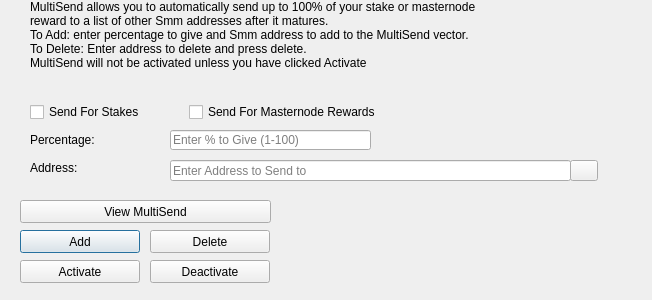
<?xml version="1.0" encoding="UTF-8"?>
<ui version="4.0">
 <class>MultiSendDialog</class>
 <widget class="QDialog" name="MultiSendDialog">
  <property name="windowModality">
   <enum>Qt::NonModal</enum>
  </property>
  <property name="geometry">
   <rect>
    <x>0</x>
    <y>0</y>
    <width>652</width>
    <height>300</height>
   </rect>
  </property>
  <property name="windowTitle">
   <string>MultiSend</string>
  </property>
  <widget class="QLineEdit" name="multiSendPercentEdit">
   <property name="geometry">
    <rect>
     <x>170</x>
     <y>130</y>
     <width>201</width>
     <height>20</height>
    </rect>
   </property>
   <property name="toolTip">
    <string>Enter whole numbers 1 - 100</string>
   </property>
   <property name="placeholderText">
    <string>Enter % to Give (1-100)</string>
   </property>
  </widget>
  <widget class="QLineEdit" name="multiSendAddressEdit">
   <property name="geometry">
    <rect>
     <x>170</x>
     <y>160</y>
     <width>401</width>
     <height>21</height>
    </rect>
   </property>
   <property name="toolTip">
    <string/>
   </property>
   <property name="placeholderText">
    <string>Enter Address to Send to</string>
   </property>
  </widget>
  <widget class="QLabel" name="label_2">
   <property name="geometry">
    <rect>
     <x>30</x>
     <y>0</y>
     <width>451</width>
     <height>121</height>
    </rect>
   </property>
   <property name="lineWidth">
    <number>1</number>
   </property>
   <property name="text">
    <string>MultiSend allows you to automatically send up to 100% of your stake or masternode reward to a list of other Smm addresses after it matures.
To Add: enter percentage to give and Smm address to add to the MultiSend vector.
To Delete: Enter address to delete and press delete.
MultiSend will not be activated unless you have clicked Activate</string>
   </property>
   <property name="alignment">
    <set>Qt::AlignLeading|Qt::AlignLeft|Qt::AlignTop</set>
   </property>
   <property name="wordWrap">
    <bool>true</bool>
   </property>
  </widget>
  <widget class="QLabel" name="message">
   <property name="geometry">
    <rect>
     <x>290</x>
     <y>200</y>
     <width>351</width>
     <height>91</height>
    </rect>
   </property>
   <property name="text">
    <string/>
   </property>
  </widget>
  <widget class="QPushButton" name="addButton">
   <property name="geometry">
    <rect>
     <x>20</x>
     <y>230</y>
     <width>120</width>
     <height>23</height>
    </rect>
   </property>
   <property name="toolTip">
    <string/>
   </property>
   <property name="statusTip">
    <string>Add to MultiSend Vector</string>
   </property>
   <property name="text">
    <string>Add</string>
   </property>
  </widget>
  <widget class="QPushButton" name="disableButton">
   <property name="geometry">
    <rect>
     <x>150</x>
     <y>260</y>
     <width>120</width>
     <height>23</height>
    </rect>
   </property>
   <property name="statusTip">
    <string>Deactivate MultiSend</string>
   </property>
   <property name="text">
    <string>Deactivate</string>
   </property>
  </widget>
  <widget class="QPushButton" name="addressBookButton">
   <property name="geometry">
    <rect>
     <x>570</x>
     <y>160</y>
     <width>28</width>
     <height>21</height>
    </rect>
   </property>
   <property name="toolTip">
    <string>Choose an address from the address book</string>
   </property>
   <property name="text">
    <string/>
   </property>
   <property name="icon">
    <iconset resource="../smm.qrc">
     <normaloff>:/icons/address-book</normaloff>:/icons/address-book</iconset>
   </property>
   <property name="shortcut">
    <string>Alt+A</string>
   </property>
   <property name="autoDefault">
    <bool>false</bool>
   </property>
  </widget>
  <widget class="QLabel" name="label">
   <property name="geometry">
    <rect>
     <x>30</x>
     <y>130</y>
     <width>121</width>
     <height>20</height>
    </rect>
   </property>
   <property name="toolTip">
    <string>Percentage of stake to send</string>
   </property>
   <property name="text">
    <string>Percentage:</string>
   </property>
  </widget>
  <widget class="QLabel" name="label_5">
   <property name="geometry">
    <rect>
     <x>30</x>
     <y>160</y>
     <width>111</width>
     <height>16</height>
    </rect>
   </property>
   <property name="toolTip">
    <string>Address to send portion of stake to</string>
   </property>
   <property name="text">
    <string>Address:</string>
   </property>
  </widget>
  <widget class="QPushButton" name="deleteButton">
   <property name="geometry">
    <rect>
     <x>150</x>
     <y>230</y>
     <width>120</width>
     <height>23</height>
    </rect>
   </property>
   <property name="toolTip">
    <string/>
   </property>
   <property name="statusTip">
    <string>Delete Address From MultiSend Vector</string>
   </property>
   <property name="text">
    <string>Delete</string>
   </property>
  </widget>
  <widget class="QPushButton" name="activateButton">
   <property name="geometry">
    <rect>
     <x>20</x>
     <y>260</y>
     <width>120</width>
     <height>23</height>
    </rect>
   </property>
   <property name="statusTip">
    <string>Activate MultiSend</string>
   </property>
   <property name="text">
    <string>Activate</string>
   </property>
  </widget>
  <widget class="QPushButton" name="viewButton">
   <property name="geometry">
    <rect>
     <x>20</x>
     <y>200</y>
     <width>251</width>
     <height>23</height>
    </rect>
   </property>
   <property name="toolTip">
    <string/>
   </property>
   <property name="statusTip">
    <string>View MultiSend Vector</string>
   </property>
   <property name="text">
    <string>View MultiSend</string>
   </property>
  </widget>
  <widget class="QWidget" name="horizontalLayoutWidget">
   <property name="geometry">
    <rect>
     <x>30</x>
     <y>100</y>
     <width>351</width>
     <height>24</height>
    </rect>
   </property>
   <layout class="QHBoxLayout" name="horizontalLayout">
    <item>
     <widget class="QCheckBox" name="multiSendStakeCheckBox">
      <property name="text">
       <string>Send For Stakes</string>
      </property>
     </widget>
    </item>
    <item>
     <widget class="QCheckBox" name="multiSendMasternodeCheckBox">
      <property name="text">
       <string>Send For Masternode Rewards</string>
      </property>
     </widget>
    </item>
   </layout>
  </widget>
 </widget>
 <resources>
  <include location="../smm.qrc"/>
 </resources>
 <connections/>
</ui>
